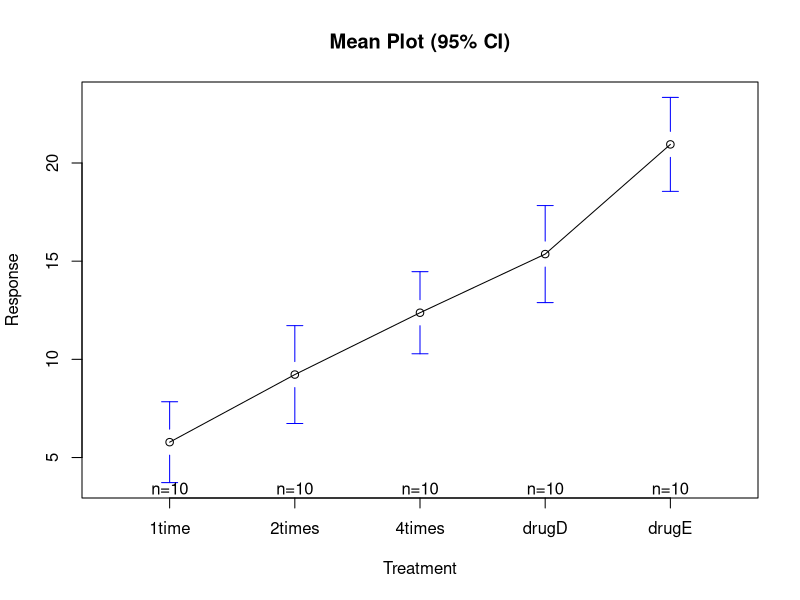
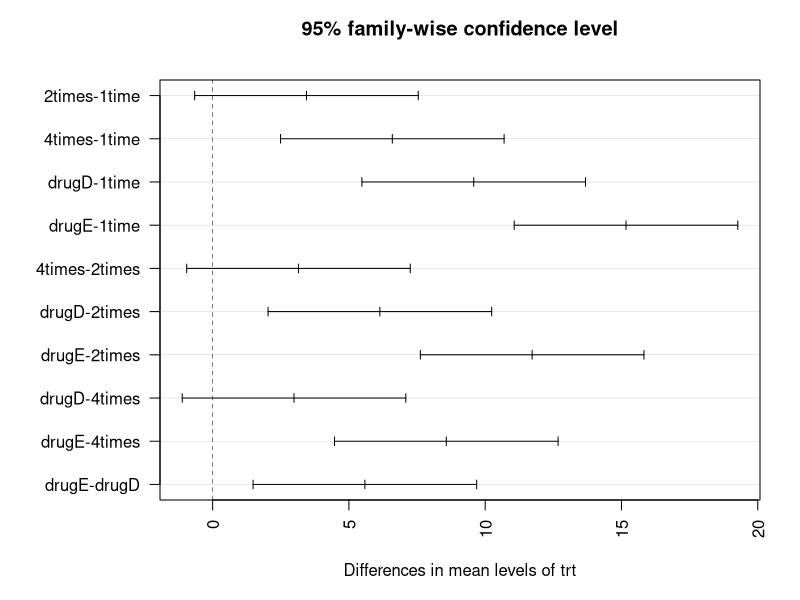
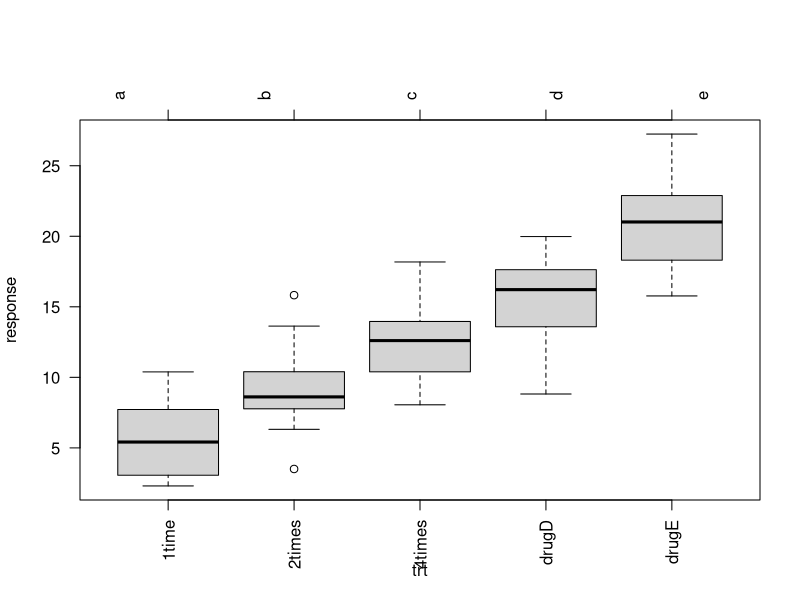
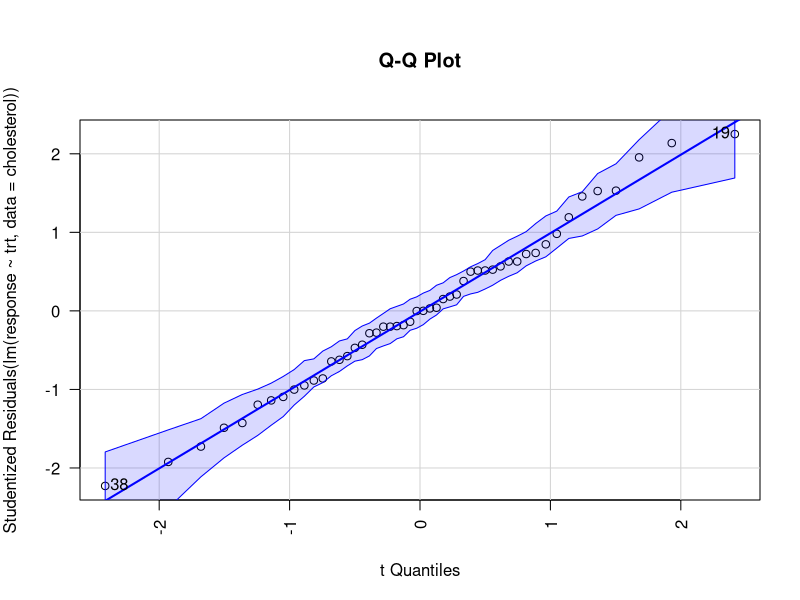

Here is the R script that generated these plots, in order:
# 9.3
library(multcomp)
attach(cholesterol)
table(trt)
aggregate(response, by=list(trt), FUN=mean)
aggregate(response, by=list(trt), FUN=sd)
fit <- aov(response ~ trt)
summary(fit)

library(gplots)
plotmeans(response ~ trt,
          xlab="Treatment", ylab="Response", main="Mean Plot (95% CI)")
detach(cholesterol)

TukeyHSD(fit)

par(las=2)
par(mar=c(5,8,4,2))
plot(TukeyHSD(fit))

library(multcomp)
par(mar=c(5,4,6,2))
tuk <- glht(fit, linfct=mcp(trt="Tukey"))
summary(tuk)
plot(cld(tuk, level=0.5), col="lightgrey")

library(car)
qqPlot(lm(response ~ trt, data=cholesterol), simulate=TRUE,
       main="Q-Q Plot", labels=FALSE)

bartlett.test(response ~ trt, data=cholesterol)
fligner.test(response ~ trt, data=cholesterol)
outlierTest(fit)
